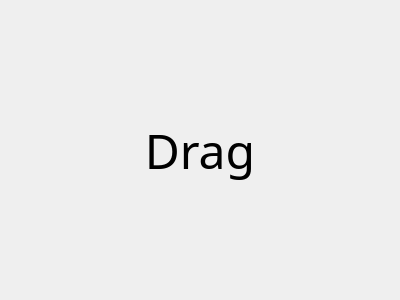
<?xml version="1.0" encoding="UTF-8"?>
<ui version="4.0">
 <class>DragWidget</class>
 <widget class="QWidget" name="DragWidget">
  <property name="geometry">
   <rect>
    <x>0</x>
    <y>0</y>
    <width>400</width>
    <height>300</height>
   </rect>
  </property>
  <property name="windowTitle">
   <string>Form</string>
  </property>
  <layout class="QGridLayout" name="gridLayout">
   <item row="0" column="0">
    <widget class="QLabel" name="label">
     <property name="font">
      <font>
       <family>Agency FB</family>
       <pointsize>36</pointsize>
      </font>
     </property>
     <property name="text">
      <string>Drag</string>
     </property>
     <property name="alignment">
      <set>Qt::AlignCenter</set>
     </property>
    </widget>
   </item>
  </layout>
 </widget>
 <resources/>
 <connections/>
</ui>
